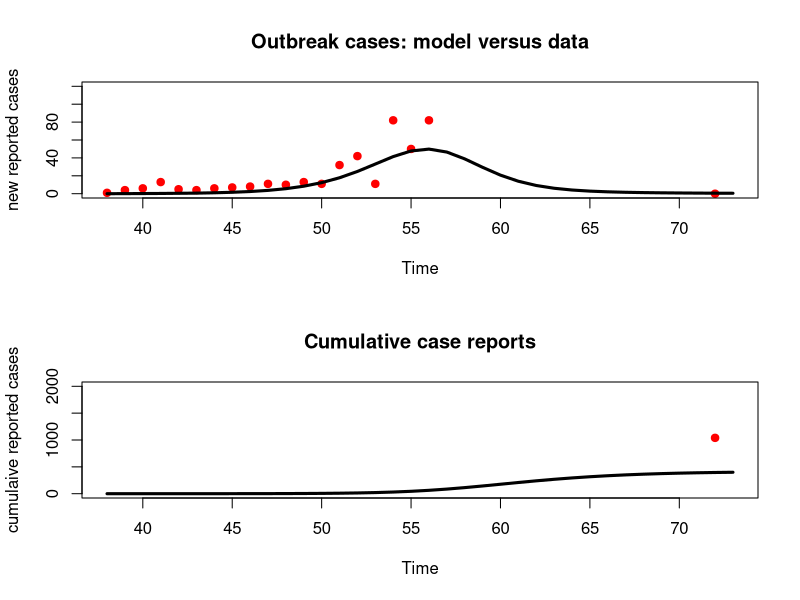
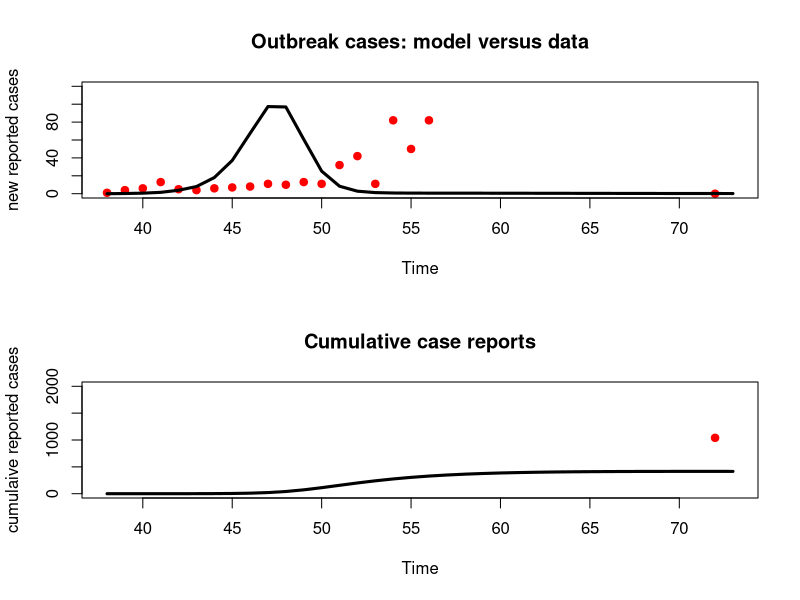
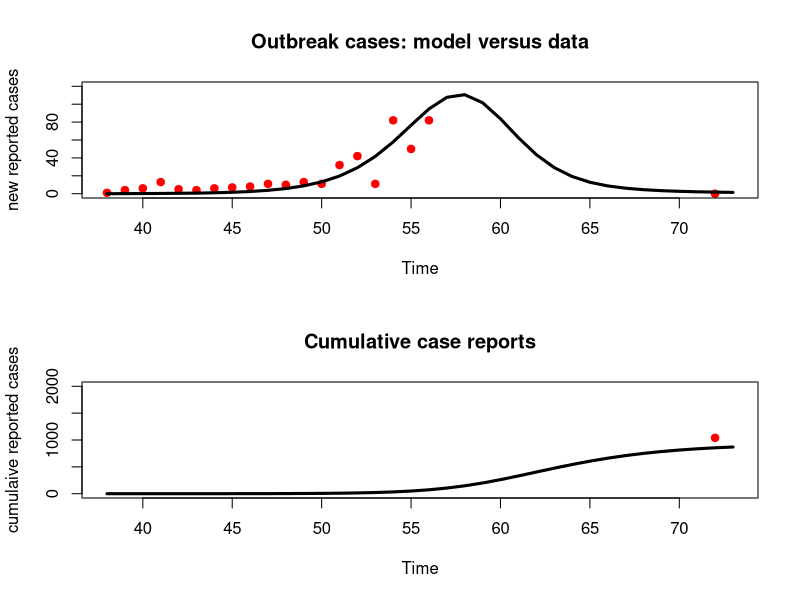
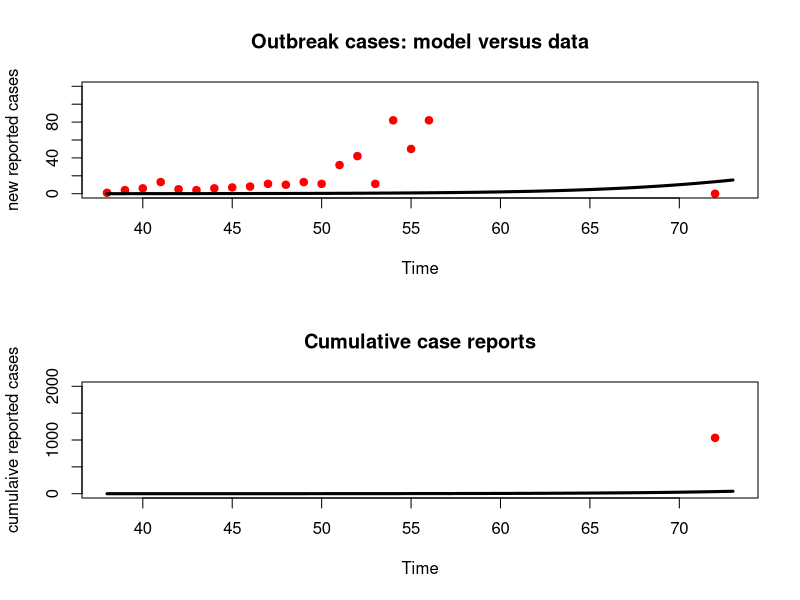
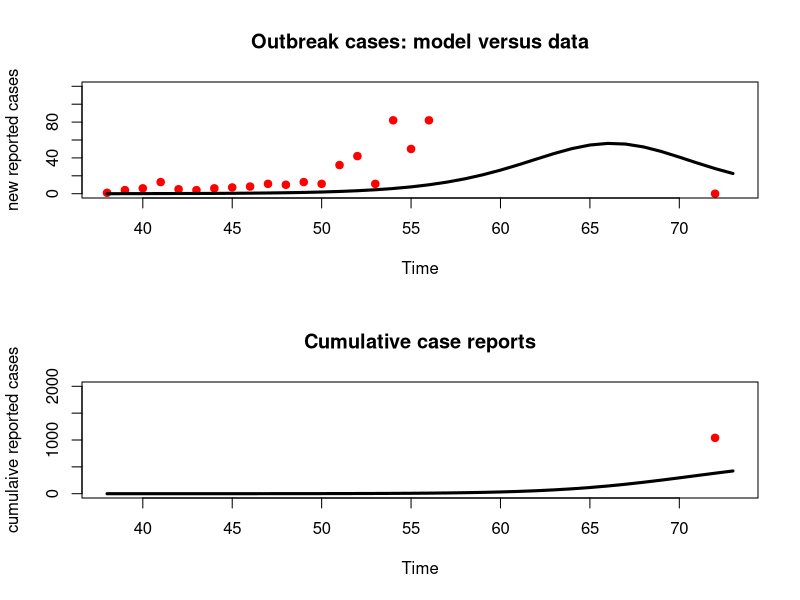
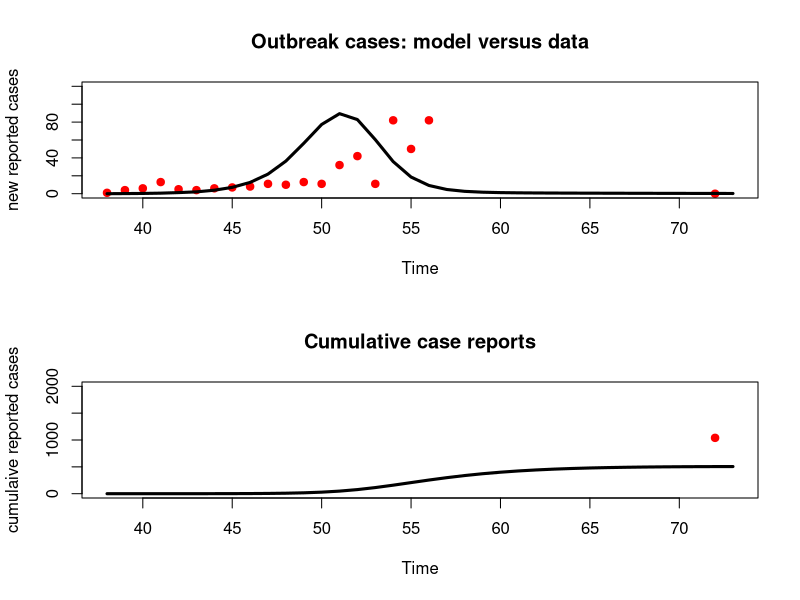
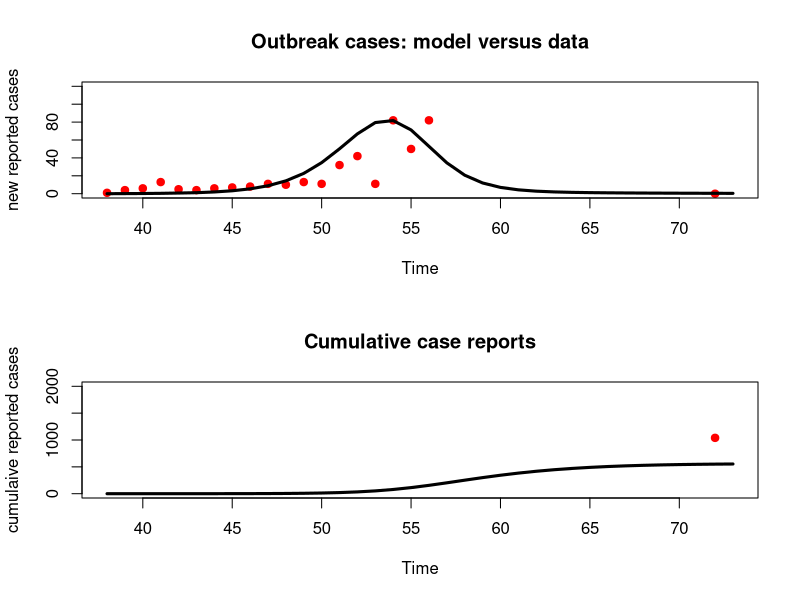
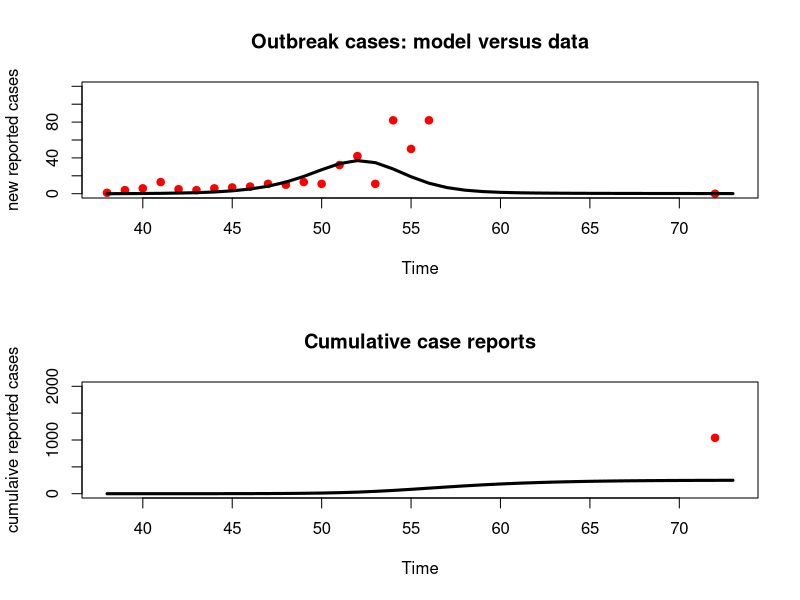

The R source for these figures, in order:
#setwd("C:/...") # only needed if script is opened outside Rproj

library(deSolve)

cases <- read.csv('hepEdata_end-3.csv')

hepENLL<- function(par)
{

  # define the number of weeks to run the model
  week_start <- 38
  week_stop <- 73
  times <- seq(week_start, week_stop , by = 1)
  #MODEL PARAMETERS: ALL
  parameters <- c(mui=(1/(50*52)),    # birth
                  muo=(1/(50*52)),    # death
                  R0=exp(par[1]),               # basic reproduction number
                  omega=(1/(10*52)),  # rate of loss of immunity = 1/(average duration of immunity)
                  gamma=1/2,          # rate of movement from latent to infectious stage = 1/(average latent period)
                  tau=1/4,            # rate of recovery = 1/(average duration of infection)
                  report=1/7,         # proportion of all infections that are reported
                  amp=0,              # relative amplitude of seasonal forcing
                  phi=0,              # week of peak in seasonal forcing
                  week_interv = 5,    # weeks after first case when the intervention starts
                  lat_cov_i = 0.24,   # intervention coverage of latrines (baseline)
                  lat_eff = 0.7,      # efficacy of latrines in reducing transmission
                  vac_cov_i = 0,      # coverage of vaccine campaign
                  vac_eff = 0,        # efficacy of vaccine 
                  campaignweeks = 4   # time taken to reach target coverage
  )
  
  # MODEL INITIAL CONDITIONS
  initP<-exp(par[2])
  initE<-1
  initI<-0
  initR<-0
  initV<-0
  initS<-initP-initE-initI-initR-initV
  
  state <- c(S = initS, E=initE, I = initI,R = initR, V = initV)
  
  
  # set up a function to solve and fit the model
  HepE<-function(t, state, parameters) 
  {
    with(as.list(c(state, parameters)),
         {
           
           # define intervention variables
           vac_rate <- vac_cov_i
           vaccinate <- (t>=(week_start+week_interv))*(t<week_start+week_interv+campaignweeks)*vac_rate
           lat_cov <- (t>=(week_start+week_interv))*lat_cov_i
           latrine <- (1-lat_eff*lat_cov)
           
           # define variables
           P <- (S+E+I+R+V)
           seas<-1+amp*cos(2*pi*(t-phi)/52)
           beta<-(R0*(muo+tau)*(gamma+muo))/gamma
           # include reduction in transmission due to latrines
           lam <- latrine*beta*seas*I/P
           
           
           # rate of change
           dS <- mui*P-muo*S-lam*S+omega*R-vaccinate*S+omega*V
           dE <- -muo*E+lam*S-gamma*E
           dI <- -muo*I+gamma*E-tau*I
           dR <- -muo*R+tau*I-omega*R
           dV <- -muo*V-omega*V+vaccinate*S
           
           # return the rate of change
           list(c(dS, dE, dI, dR, dV),new.inf=report*lam*S)
         }
    ) 
    
  }
  
  out <- ode(y = state, times = times, func = HepE, parms = parameters)
  pop<-out[,"S"]+out[,"E"]+out[,"I"]+out[,"R"]+out[,"V"]
  # define the actual week for the model output
  
  inc <- out[,"new.inf"]
  par(mfrow=c(2,1))
  
  plot(cases$week,cases$new.case,pch=19,col='red',xlim=c(week_start,week_stop),ylim=c(0,120),main = "Outbreak cases: model versus data",xlab = "Time",ylab="new reported cases")
  lines(out[,"time"],inc,lwd=3)
  
  # The news report states that the final size of the epidemic was 1040
  cumulativereports<- parameters["report"]*out[,"R"]
  plot(tail(cases$week,n=1),1040,type='p',xlim=c(week_start,week_stop),ylim=c(0,2000),col='red',pch=19,main = "Cumulative case reports",xlab = "Time",ylab="cumulaive reported cases")
  lines(out[,"time"],cumulativereports,lwd=3)     
  
  Sys.sleep(.1)
  
  L=matrix(0,nrow=length(cases[,1]),ncol=1)  
  L<-dpois(cases$new.case,inc,log=TRUE)
  
  LL<-sum((1-(L==-Inf))*L,na.rm=TRUE)
  
  NLL<--LL
  
  NLL 
  
}

fit<-optim(c(log(6.1),log(3000)), hepENLL, hessian=TRUE,method=("Nelder-Mead"),control=list(trace=TRUE))

fisher_info <- solve(fit$hessian)
prop_sigma <- sqrt(diag(fisher_info))
upper <- exp(fit$par+1.96*prop_sigma)
lower <- exp(fit$par-1.96*prop_sigma)
estimate<-exp(fit$par)
estimate
